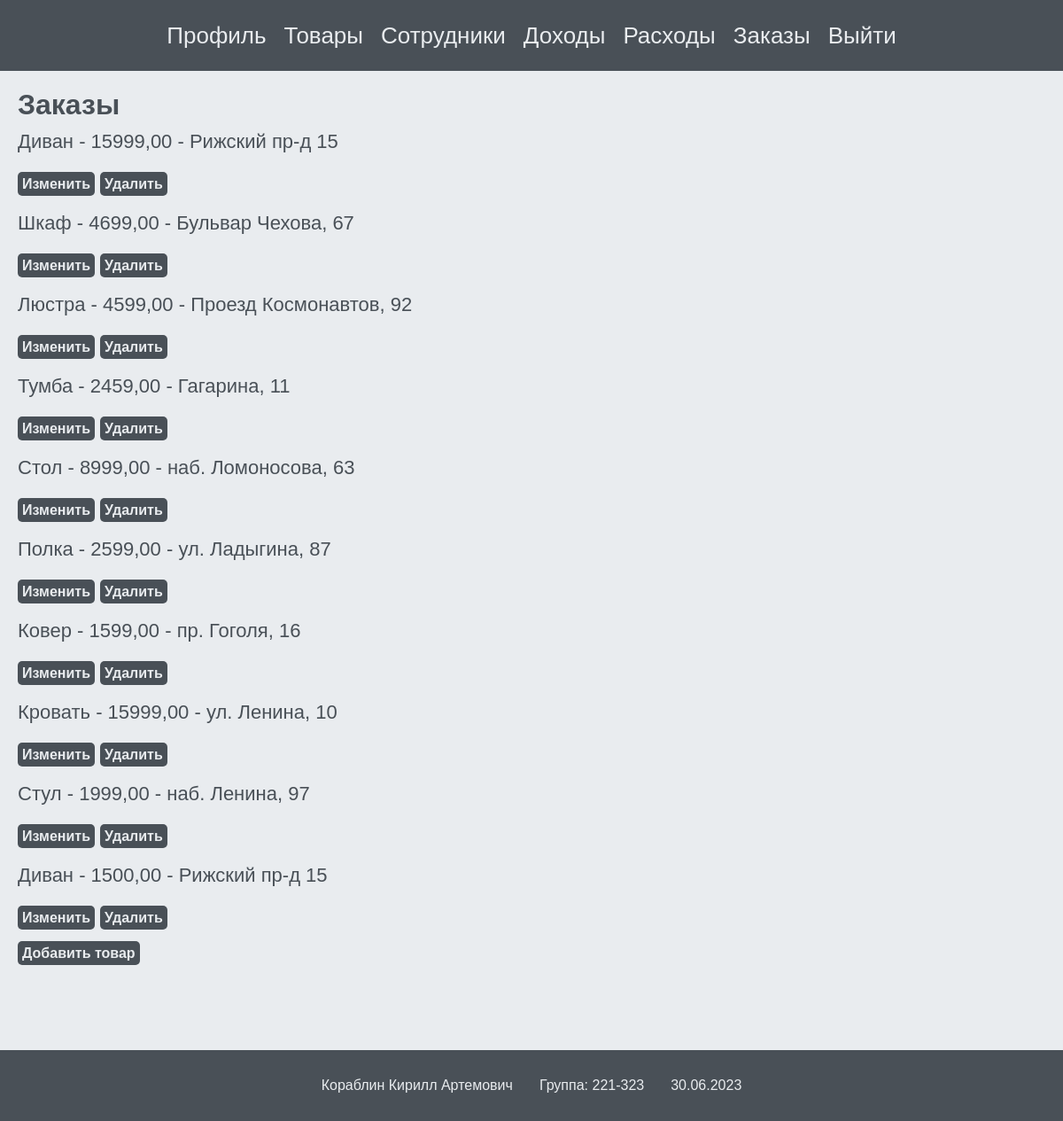
Screenshot of /home/orders/ with the database file from the repository.
### orders/models.py (models this page shows, shortened)
class Order(models.Model):
    product_name = models.CharField(max_length=100, verbose_name='Название')
    price = models.DecimalField(max_digits=10, decimal_places=2, verbose_name='Цена')
    delivery_address = models.CharField(max_length=200, verbose_name='Адрес доставки')
    employees = models.ManyToManyField(Employee, verbose_name='Сотрудник')
    date = models.DateField(null=True, verbose_name='Дата')

### orders/views.py (the view)
# urls.py: path('orders/', include('orders.urls', namespace='orders')),
def orders(request):
    orders = Order.objects.all()
    return render(request, 'orders/orders.html', {'orders': orders})

### orders/templates/orders/orders.html (shortened to what this page needs)
{% extends 'core/profile-base.html' %}
{% block content %}
    <h1 class="storage__title">Заказы</h1>
    <ul class="storage__box">
        {% for order in orders %}
        <li class="storage__item">
            <p class="storage__name">{{ order.product_name }} - {{ order.price }} - {{ order.delivery_address }}</p>
            <a href="{% url 'orders:order_update' order.pk %}" class="storage__button">Изменить</a>
            <a href="{% url 'orders:order_delete' order.pk %}" class="storage__button">Удалить</a>
        </li>
        {% empty %}
        <li class="storage__none">Нет новых заказов</li>
        {% endfor %}
    </ul>
    <a href="{% url 'orders:order_create' %}" class="storage__button">Добавить товар</a>
{% endblock %}

### core/static/core/css/style.css (style rules this page uses)
.storage__title { font-family: Arial, Helvetica, sans-serif; text-align: left; font-size: 32px; color: #495057; margin-bottom: 10px; }
.storage__box { display: flex; flex-direction: column; }
.storage__item { font-family: Arial, Helvetica, sans-serif; font-size: 22px; color: #495057; margin-bottom: 20px; }
.storage__name { margin-bottom: 10px; font-family: Arial, Helvetica, sans-serif; font-size: 22px; color: #495057; margin-bottom: 20px; }
.storage__button { max-width: 200px; font-size: 16px; font-family: Arial, Helvetica, sans-serif; background-color: #495057; color: #e9ecef; border-radius: 5px; font-weight: 700; padding: 5px; margin-bottom: 20px; cursor: pointer; }

### rows the page displays
Order: product_name "Диван", price "15999,00", delivery_address "Рижский пр-д 15"
Order: product_name "Шкаф", price "4699,00", delivery_address "Бульвар Чехова, 67"
Order: product_name "Люстра", price "4599,00", delivery_address "Проезд Космонавтов, 92"
Order: product_name "Тумба", price "2459,00", delivery_address "Гагарина, 11"
Order: product_name "Стол", price "8999,00", delivery_address "наб. Ломоносова, 63"
Order: product_name "Полка", price "2599,00", delivery_address "ул. Ладыгина, 87"
Order: product_name "Ковер", price "1599,00", delivery_address "пр. Гоголя, 16"
Order: product_name "Кровать", price "15999,00", delivery_address "ул. Ленина, 10"
Order: product_name "Стул", price "1999,00", delivery_address "наб. Ленина, 97"
Order: product_name "Диван", price "1500,00", delivery_address "Рижский пр-д 15"
